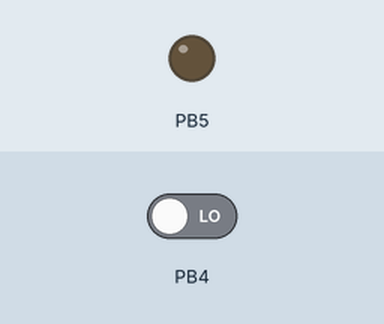
Recording of a program running on a simulated ATmega328P, built with avr-gcc and emulated at 16 MHz. On the bench: output pins drawn as LEDs (lit = HIGH). The inputs (shaded band) are chosen by the test bench; at power-on: PB4 LOW.

Above: at 1.2 s.
1.3 s: PB4 driven HIGH
At 2.1 s:
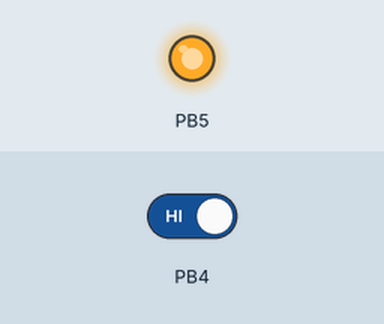
2.8 s: PB4 driven LOW
At 3.2 s:
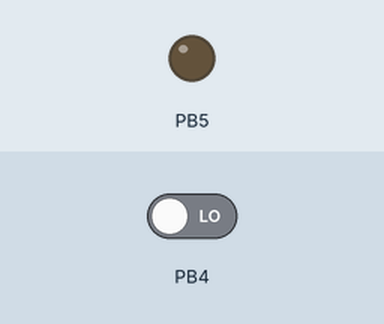
Timing chart, 0 to 5.8 s (numbered marks = the images above; inputs shaded):
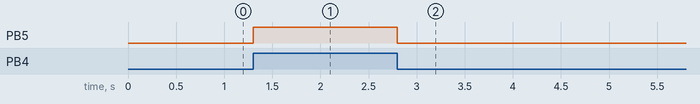

Measured:
- after the input at 1.3 s, PB5: LOW → HIGH at once
- after the input at 2.8 s, PB5: HIGH → LOW at once

The program:

main.c
```c
/*
 * Tilt_sensor.c
 *
 * Created: 2023-12-26 ¿ÀÀü 11:50:03
 * Author : cdm05
 */
#define F_CPU 16000000UL	// 16MHz,Å©¸®½ºÅ» ÁÖÆÄ¼ö¸¦ ÁöÁ¤ÇØÁÖ¾î¾ß ¿Ã¹Ù¸¥ ½Ã°£ »ç¿ë °¡´É
#include <avr/io.h>
#include <util/delay.h>

#define input 0x10   // D12, PB4
#define LED   0x20   // D13, PB5
#define input_value PINB

void setup(){
	PORTB = 0x00;
	DDRB = (1 << DDB5);		// PB5¸¸ Ãâ·Â
}

int main(){
	setup();

	while(1){
		PORTB = 0x00;

		if(input_value & input){		// Tilt sensor data 1
			PORTB |= LED;	//
			_delay_ms(100);
		}
	}
}
```
